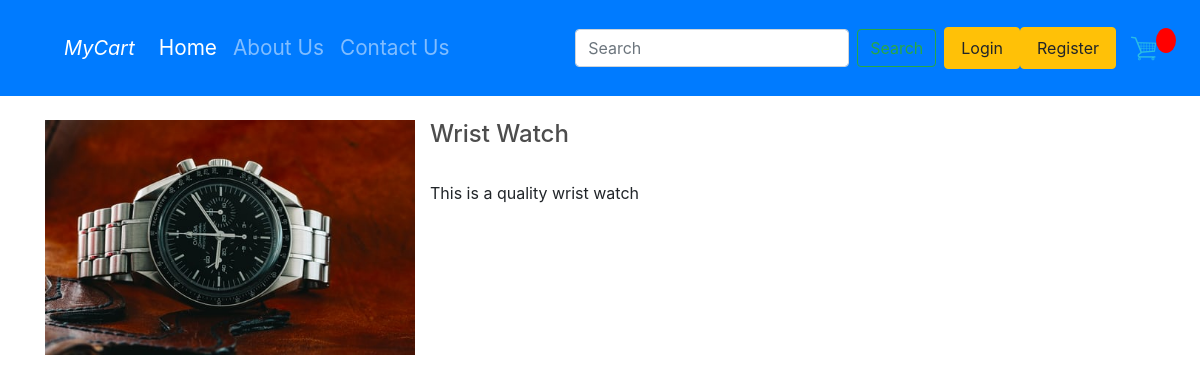
Screenshot of /prodview/1 with the database file from the repository.
### shop/models.py (models this page shows, shortened)
class Product(models.Model):
    product_id = models.AutoField
    product_name = models.CharField(max_length=50)
    category = models.CharField(max_length=50, default="")
    subcategory = models.CharField(max_length=50, default="")
    price = models.IntegerField(default=0)
    desc = models.CharField(max_length=300)
    pub_date = models.DateField()
    image = models.ImageField(upload_to='shop/images', default="")
    digital=models.BooleanField(default=False,null=True,blank=True)

### shop/views.py (the view)
# urls.py: path('prodview/<int:myid>',views.prodview,name='prodView'),
def prodview(request,myid):
    product=Product.objects.filter(id=myid)
    return render(request, 'shop/prodview.html', {'product': product[0]})

### shop/templates/shop/prodview.html (shortened to what this page needs)
{% extends 'shop/base.html' %}
{%block body%}
<div class="container">
    <div class="row my-4">
    <div class="col-md-4">
        <div class="row">
            <img src="/media/{{product.image}}" alt="{{product.product_name}}" class="responsive">
        </div>
    </div>
    <div class="col-md-8">
           <h4> {{product.product_name}}</h4><br>
            <p>{{product.desc}}</p>
    </div>
    </div>
</div>
{% endblock %}

### static/css/main.css (style rules this page uses)
body { background-color: hsl(0, 0%, 98%); }
h1,h2,h3,h4,h5,h6 { color:hsl(0, 0%, 30%); }

### rows the page displays
Product: image (picture), product_name "Wrist Watch", desc "This is a quality wrist watch"
